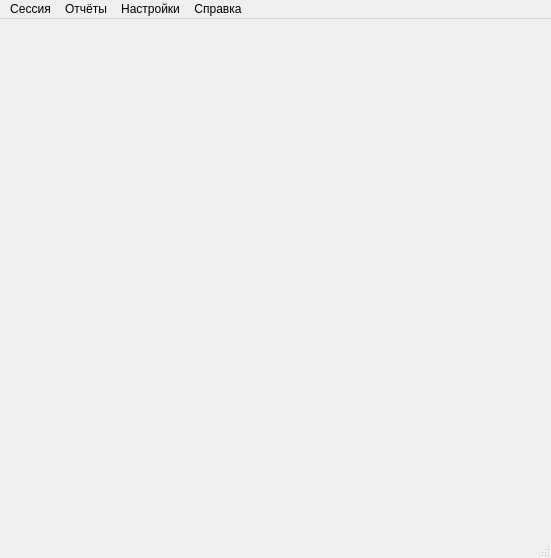
<?xml version="1.0" encoding="UTF-8"?>
<ui version="4.0">
 <class>CMainWindow</class>
 <widget class="QMainWindow" name="CMainWindow">
  <property name="geometry">
   <rect>
    <x>0</x>
    <y>0</y>
    <width>551</width>
    <height>558</height>
   </rect>
  </property>
  <property name="windowTitle">
   <string>Самсон-Касса</string>
  </property>
  <widget class="CMdiArea" name="centralwidget"/>
  <widget class="QMenuBar" name="menubar">
   <property name="geometry">
    <rect>
     <x>0</x>
     <y>0</y>
     <width>551</width>
     <height>25</height>
    </rect>
   </property>
   <widget class="QMenu" name="menuPreferences">
    <property name="title">
     <string>Настройки</string>
    </property>
    <addaction name="actConnection"/>
    <addaction name="separator"/>
    <addaction name="actAppPreferences"/>
    <addaction name="actDecor"/>
   </widget>
   <widget class="QMenu" name="menuReports">
    <property name="title">
     <string>Отчёты</string>
    </property>
    <addaction name="actReportX"/>
    <addaction name="actReportLastDocument"/>
    <addaction name="actReportOfdExchangeStatus"/>
    <addaction name="actReportQuantity"/>
    <addaction name="actReportOperators"/>
    <addaction name="actReportHours"/>
    <addaction name="actReportShiftTotalCounters"/>
    <addaction name="actReportFnTotalCounters"/>
    <addaction name="separator"/>
    <addaction name="actReportOfdTest"/>
    <addaction name="actReportCashRegisterInfo"/>
    <addaction name="actReportRegistration"/>
   </widget>
   <widget class="QMenu" name="menuFile">
    <property name="title">
     <string>Сессия</string>
    </property>
    <addaction name="actLogin"/>
    <addaction name="actLogout"/>
    <addaction name="separator"/>
    <addaction name="actQuit"/>
    <addaction name="separator"/>
   </widget>
   <widget class="QMenu" name="menu">
    <property name="title">
     <string>Справка</string>
    </property>
    <addaction name="actAbout"/>
    <addaction name="actAboutQt"/>
   </widget>
   <addaction name="menuFile"/>
   <addaction name="menuReports"/>
   <addaction name="menuPreferences"/>
   <addaction name="menu"/>
  </widget>
  <widget class="QStatusBar" name="statusbar"/>
  <action name="action">
   <property name="text">
    <string>Соединение с ККМ</string>
   </property>
  </action>
  <action name="action_2">
   <property name="text">
    <string>Выход</string>
   </property>
  </action>
  <action name="action1">
   <property name="text">
    <string>1</string>
   </property>
  </action>
  <action name="action_4">
   <property name="text">
    <string>Настройки ККМ</string>
   </property>
  </action>
  <action name="action_5">
   <property name="text">
    <string>Настройки соединения с САМСОН</string>
   </property>
  </action>
  <action name="actLogin">
   <property name="text">
    <string>Подключиться к базе данных</string>
   </property>
  </action>
  <action name="actQuit">
   <property name="text">
    <string>Закрыть программу</string>
   </property>
  </action>
  <action name="actLogout">
   <property name="text">
    <string>Отключиться от базы данных</string>
   </property>
  </action>
  <action name="actConnection">
   <property name="text">
    <string>База данных</string>
   </property>
  </action>
  <action name="actDecor">
   <property name="text">
    <string>Внешний вид</string>
   </property>
  </action>
  <action name="actAppPreferences">
   <property name="text">
    <string>Умолчания</string>
   </property>
  </action>
  <action name="actAbout">
   <property name="text">
    <string>О програме</string>
   </property>
   <property name="menuRole">
    <enum>QAction::AboutRole</enum>
   </property>
  </action>
  <action name="actAboutQt">
   <property name="text">
    <string>O Qt</string>
   </property>
   <property name="menuRole">
    <enum>QAction::AboutQtRole</enum>
   </property>
  </action>
  <action name="actReportX">
   <property name="text">
    <string>X-отчет</string>
   </property>
  </action>
  <action name="actReportOfdExchangeStatus">
   <property name="text">
    <string>Отчет о состоянии расчетов</string>
   </property>
  </action>
  <action name="actReportLastDocument">
   <property name="text">
    <string>Копия последнего документа</string>
   </property>
  </action>
  <action name="actReportCashRegisterInfo">
   <property name="text">
    <string>Печать информации о ККТ</string>
   </property>
  </action>
  <action name="actReportOfdTest">
   <property name="text">
    <string>Диагностика соединения с ОФД</string>
   </property>
  </action>
  <action name="actReportQuantity">
   <property name="text">
    <string>Отчет количеств</string>
   </property>
  </action>
  <action name="actReportOperators">
   <property name="text">
    <string>Отчет по кассирам</string>
   </property>
  </action>
  <action name="actReportHours">
   <property name="text">
    <string>Отчет по часам</string>
   </property>
  </action>
  <action name="actReportRegistration">
   <property name="text">
    <string>Печать итогов регистрации / перерегистрации</string>
   </property>
  </action>
  <action name="actReportShiftTotalCounters">
   <property name="text">
    <string>Счетчики итогов смены</string>
   </property>
  </action>
  <action name="actReportFnTotalCounters">
   <property name="text">
    <string>Счетчики итогов ФН</string>
   </property>
  </action>
 </widget>
 <customwidgets>
  <customwidget>
   <class>CMdiArea</class>
   <extends>QWidget</extends>
   <header>library/MdiArea.h</header>
   <container>1</container>
  </customwidget>
 </customwidgets>
 <resources/>
 <connections/>
</ui>
